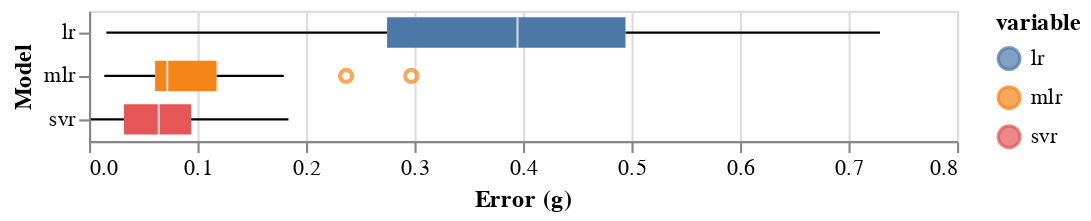

The cell this chart's notebook holds for it:
### Code cell
box_models = (alt.Chart(res.drop(columns = ['target']).melt())
 .mark_boxplot().encode(
     x=alt.X('value',title='Error (g)'),
     y=alt.Y('variable',title='Model'),
     color='variable'))
save_chart(bar_slr,'../../report/assets/box_models.png')
box_models

### Figure 1 — Vega-Lite specification as saved in the notebook (floating-point values rounded to 4 significant figures)
{"config": {"view": {"continuousWidth": 400, "continuousHeight": 300}}, "data": {"name": "data-ec2cfec90f14a1686d8a4866af1cf384"}, "mark": "boxplot", "encoding": {"color": {"field": "variable", "type": "nominal"}, "x": {"field": "value", "title": "Error (g)", "type": "quantitative"}, "y": {"field": "variable", "title": "Model", "type": "nominal"}}, "$schema": "https://vega.github.io/schema/vega-lite/v4.17.0.json", "datasets": {"data-ec2cfec90f14a1686d8a4866af1cf384": [{"variable": "lr", "value": 0.1044}, {"variable": "lr", "value": 0.4448}, {"variable": "lr", "value": 0.3669}, {"variable": "lr", "value": 0.2372}, {"variable": "lr", "value": 0.5052}, {"variable": "lr", "value": 0.5246}, {"variable": "lr", "value": 0.3422}, {"variable": "lr", "value": 0.01609}, {"variable": "lr", "value": 0.4621}, {"variable": "lr", "value": 0.3737}, {"variable": "lr", "value": 0.2534}, {"variable": "lr", "value": 0.7165}, {"variable": "lr", "value": 0.4163}, {"variable": "lr", "value": 0.183}, {"variable": "lr", "value": 0.4268}, {"variable": "lr", "value": 0.339}, {"variable": "lr", "value": 0.7291}, {"variable": "lr", "value": 0.5727}, {"variable": "mlr", "value": 0.09243}, {"variable": "mlr", "value": 0.297}, {"variable": "mlr", "value": 0.03666}, {"variable": "mlr", "value": 0.02756}, {"variable": "mlr", "value": 0.06144}, {"variable": "mlr", "value": 0.1795}, {"variable": "mlr", "value": 0.06087}, {"variable": "mlr", "value": 0.01412}, {"variable": "mlr", "value": 0.237}, {"variable": "mlr", "value": 0.1589}, {"variable": "mlr", "value": 0.06397}, {"variable": "mlr", "value": 0.1223}, {"variable": "mlr", "value": 0.01742}, {"variable": "mlr", "value": 0.07064}, {"variable": "mlr", "value": 0.1034}, {"variable": "mlr", "value": 0.08942}, {"variable": "mlr", "value": 0.06946}, {"variable": "mlr", "value": 0.07359}, {"variable": "svr", "value": 0.09146}, {"variable": "svr", "value": 0.1062}, {"variable": "svr", "value": 0.003003}, {"variable": "svr", "value": 0.001711}, {"variable": "svr", "value": 0.05686}, {"variable": "svr", "value": 0.1341}, {"variable": "svr", "value": 0.07382}, {"variable": "svr", "value": 0.003577}, {"variable": "svr", "value": 0.1824}, {"variable": "svr", "value": 0.1839}, {"variable": "svr", "value": 0.07132}, {"variable": "svr", "value": 0.02949}, {"variable": "svr", "value": 0.02115}, {"variable": "svr", "value": 0.05153}, {"variable": "svr", "value": 0.09495}, {"variable": "svr", "value": 0.06695}, {"variable": "svr", "value": 0.0403}, {"variable": "svr", "value": 0.0617}]}}
